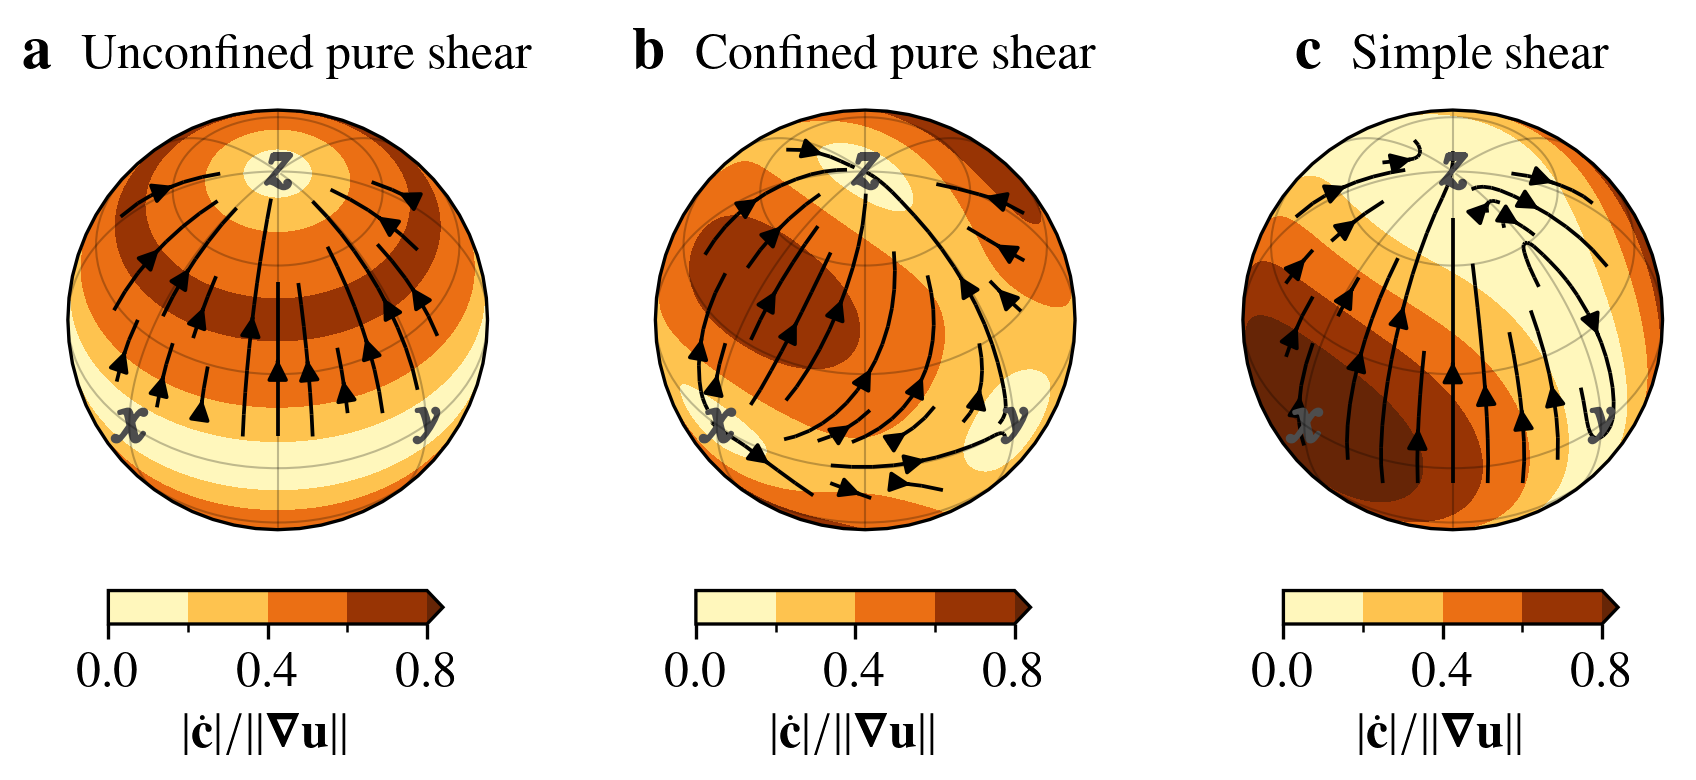

Here is the Python script that generated this plot:
#!/usr/bin/python3
# N. M. Rathmann <[email redacted]>, 2022

import copy, sys, code # code.interact(local=locals())
import numpy as np
sys.path.insert(0, '..')
from header import *

import matplotlib.pyplot as plt
import matplotlib.gridspec as gridspec

#---------

mul = 10
theta = np.linspace(0, np.pi, 20*mul)   
phi   = np.linspace(0, 2*np.pi, 10*mul)
p2, t2 = np.meshgrid(phi, theta)

cv = np.array([np.cos(p2)*np.sin(t2), np.sin(p2)*np.sin(t2), +np.cos(t2)]) 
tv = np.array([np.cos(p2)*np.cos(t2), np.sin(p2)*np.cos(t2), -np.sin(t2)]) 
pv = np.array([-np.sin(p2), np.cos(p2), 0*p2]) 

#---------

def plot(ugrad, ax, titlestr='', speedthres=0):

    D, W = (ugrad + ugrad.T)/2, (ugrad - ugrad.T)/2

    cdot = np.einsum('ij,jkl->ikl', W, cv) - np.einsum('ij,jkl->ikl', D, cv) \
         + np.einsum('ijk,ljk,lm,mjk->ijk', cv,cv,D,cv)
         
    u = np.einsum('ijk,ijk->jk', cdot, pv)
    v = np.einsum('ijk,ijk->jk', cdot, tv)
    speed = np.linalg.norm(cdot, axis=0)
    u[speed<speedthres] = np.nan
    
#        u = np.einsum('ijk,il,ljk->jk', pv,W,cv) - np.einsum('ijk,il,ljk->jk', pv,D,cv) 
#        u = np.divide(u, np.sin(t2)+0e-9)
#        v = np.einsum('ijk,il,ljk->jk', tv,W,cv) - np.einsum('ijk,il,ljk->jk', tv,D,cv) 

    lvls = np.linspace(0,0.8,5)
    x, y = np.rad2deg(p2), np.rad2deg(t2 - np.pi/2) 
    F = speed/np.linalg.norm(ugrad)
    hdistr = ax.contourf(x,y, F, transform=ccrs.PlateCarree(), extend='max', cmap='YlOrBr', levels=lvls)
    ax.streamplot(x,y,u,v, color='0', linewidth=0.9, density=[0.45,0.65], arrowsize=1,  transform=geo)

    kwargs_gridlines = {'ylocs':np.arange(-90,90+30,30), 'xlocs':np.arange(0,360+45,45), 'linewidth':0.5, 'color':'black', 'alpha':0.25, 'linestyle':'-'}
    gl = ax.gridlines(crs=ccrs.PlateCarree(), **kwargs_gridlines)
    gl.xlocator = mticker.FixedLocator(np.array([-135, -90, -45, 0, 90, 45, 135, 180]))
    cb1 = plt.colorbar(hdistr, ax=ax, fraction=0.055, aspect=10,  orientation='horizontal', pad=0.1, ticks=lvls[0::2])   
    cb1.set_label(r'$\abs{\dot{\bf{c}}}/\norm{\grad \vb{u}}$')
    cb1.ax.xaxis.set_ticks(lvls, minor=True)
    ax.set_title(titlestr, fontsize=FS, pad=10)

#---------

inclination = 45 # view angle
rot0 = -90
rot = -45 + rot0 # view angle

prj = ccrs.Orthographic(rot, 90-inclination)
geo = ccrs.RotatedPole()

scale = 2.6
fig = plt.figure(figsize=(3/2*1.45*scale,1.00*scale))
gs = fig.add_gridspec(1,3)
al = 0.04
ar = 0.02
gs.update(left=al, right=1-ar, top=0.98, bottom=0.20, wspace=0.4, hspace=0.4)

ax1 = fig.add_subplot(gs[0,0], projection=prj); ax1.set_global(); 
ax2 = fig.add_subplot(gs[0,1], projection=prj); ax2.set_global(); 
ax3 = fig.add_subplot(gs[0,2], projection=prj); ax3.set_global(); 
axlist = [ax1,ax2,ax3]

#---------

### Plot 1
ugrad = np.diag([0.5,0.5,-1]) # Unconfined UC in z
plot(ugrad, ax1, titlestr=r'%s Unconfined pure shear'%(r'{\Large \bf a}\,\,'), speedthres=10e-2)

#### Plot 2
ugrad = np.diag([+1,0,-1]) 
plot(ugrad, ax2, titlestr=r'%s Confined pure shear'%(r'{\Large \bf b}\,\,'))

#### Plot 3
ugrad = np.array([[0,0,1], [0,0,0], [0,0,0]])
plot(ugrad, ax3, titlestr=r'%s Simple shear'%(r'{\Large \bf c}\,\,'))

#---------

for ax in axlist:
    ax.plot([0],[90], c='0.3', marker=r'$z$', ms=8, transform=geo)
    ax.plot([0],[0], c='0.3', marker=r'$x$', ms=8, transform=geo)
    ax.plot([90],[0], c='0.3', marker=r'$y$', ms=8, transform=geo)

#---------

fout = 'latrot-caxis-velocity.png'
print('Saving %s'%(fout))
plt.savefig(fout, dpi=300)

